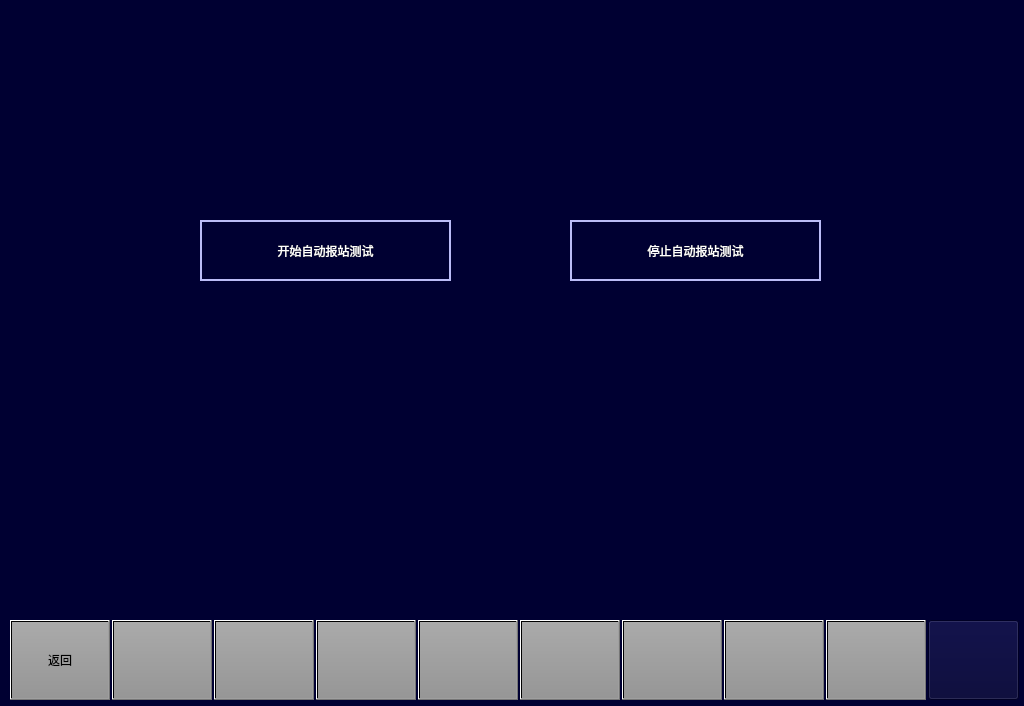
<?xml version="1.0" encoding="UTF-8"?>
<ui version="4.0">
 <class>MaintaincePISAutoTest</class>
 <widget class="QWidget" name="MaintaincePISAutoTest">
  <property name="geometry">
   <rect>
    <x>0</x>
    <y>0</y>
    <width>1024</width>
    <height>706</height>
   </rect>
  </property>
  <property name="windowTitle">
   <string>Form</string>
  </property>
  <property name="styleSheet">
   <string notr="true">background-color: rgb(0, 0, 50);</string>
  </property>
  <widget class="QPushButton" name="BTN1">
   <property name="geometry">
    <rect>
     <x>10</x>
     <y>620</y>
     <width>100</width>
     <height>80</height>
    </rect>
   </property>
   <property name="focusPolicy">
    <enum>Qt::NoFocus</enum>
   </property>
   <property name="styleSheet">
    <string notr="true">font: 20px, &quot;微软雅黑&quot;;color: black;transparent;background:qlineargradient(spread:pad,x1:0,y1:0,x2:0,y2:1,stop:0 rgba(170,170,170,255),stop:1 rgba(150,150,150,255));</string>
   </property>
   <property name="text">
    <string>返回</string>
   </property>
  </widget>
  <widget class="QPushButton" name="BTN5">
   <property name="geometry">
    <rect>
     <x>418</x>
     <y>620</y>
     <width>100</width>
     <height>80</height>
    </rect>
   </property>
   <property name="focusPolicy">
    <enum>Qt::NoFocus</enum>
   </property>
   <property name="styleSheet">
    <string notr="true">	font: 20px, &quot;微软雅黑&quot;;
    color: black;
	transparent;background:qlineargradient(spread:pad,x1:0,y1:0,x2:0,y2:1,stop:0 rgba(170,170,170,255),stop:1 rgba(150,150,150,255));
</string>
   </property>
   <property name="text">
    <string/>
   </property>
  </widget>
  <widget class="QPushButton" name="BTN7">
   <property name="geometry">
    <rect>
     <x>622</x>
     <y>620</y>
     <width>100</width>
     <height>80</height>
    </rect>
   </property>
   <property name="focusPolicy">
    <enum>Qt::NoFocus</enum>
   </property>
   <property name="styleSheet">
    <string notr="true">	font: 20px, &quot;微软雅黑&quot;;
    color: black;
	transparent;background:qlineargradient(spread:pad,x1:0,y1:0,x2:0,y2:1,stop:0 rgba(170,170,170,255),stop:1 rgba(150,150,150,255));
</string>
   </property>
   <property name="text">
    <string/>
   </property>
  </widget>
  <widget class="QPushButton" name="BTN4">
   <property name="geometry">
    <rect>
     <x>316</x>
     <y>620</y>
     <width>100</width>
     <height>80</height>
    </rect>
   </property>
   <property name="focusPolicy">
    <enum>Qt::NoFocus</enum>
   </property>
   <property name="styleSheet">
    <string notr="true">	font: 20px, &quot;微软雅黑&quot;;
    color: black;
	transparent;background:qlineargradient(spread:pad,x1:0,y1:0,x2:0,y2:1,stop:0 rgba(170,170,170,255),stop:1 rgba(150,150,150,255));
</string>
   </property>
   <property name="text">
    <string/>
   </property>
  </widget>
  <widget class="QPushButton" name="BTN9">
   <property name="geometry">
    <rect>
     <x>826</x>
     <y>620</y>
     <width>100</width>
     <height>80</height>
    </rect>
   </property>
   <property name="focusPolicy">
    <enum>Qt::NoFocus</enum>
   </property>
   <property name="styleSheet">
    <string notr="true">	font: 20px, &quot;微软雅黑&quot;;
    color: black;
	transparent;background:qlineargradient(spread:pad,x1:0,y1:0,x2:0,y2:1,stop:0 rgba(170,170,170,255),stop:1 rgba(150,150,150,255));
</string>
   </property>
   <property name="text">
    <string/>
   </property>
  </widget>
  <widget class="QPushButton" name="BTN3">
   <property name="geometry">
    <rect>
     <x>214</x>
     <y>620</y>
     <width>100</width>
     <height>80</height>
    </rect>
   </property>
   <property name="focusPolicy">
    <enum>Qt::NoFocus</enum>
   </property>
   <property name="styleSheet">
    <string notr="true">	font: 20px, &quot;微软雅黑&quot;;
    color: black;
	transparent;background:qlineargradient(spread:pad,x1:0,y1:0,x2:0,y2:1,stop:0 rgba(170,170,170,255),stop:1 rgba(150,150,150,255));
</string>
   </property>
   <property name="text">
    <string/>
   </property>
  </widget>
  <widget class="QPushButton" name="BTN8">
   <property name="geometry">
    <rect>
     <x>724</x>
     <y>620</y>
     <width>100</width>
     <height>80</height>
    </rect>
   </property>
   <property name="focusPolicy">
    <enum>Qt::NoFocus</enum>
   </property>
   <property name="styleSheet">
    <string notr="true">	font: 20px, &quot;微软雅黑&quot;;
    color: black;
	transparent;background:qlineargradient(spread:pad,x1:0,y1:0,x2:0,y2:1,stop:0 rgba(170,170,170,255),stop:1 rgba(150,150,150,255));
</string>
   </property>
   <property name="text">
    <string/>
   </property>
  </widget>
  <widget class="QPushButton" name="BTN6">
   <property name="geometry">
    <rect>
     <x>520</x>
     <y>620</y>
     <width>100</width>
     <height>80</height>
    </rect>
   </property>
   <property name="focusPolicy">
    <enum>Qt::NoFocus</enum>
   </property>
   <property name="styleSheet">
    <string notr="true">	font: 20px, &quot;微软雅黑&quot;;
    color: black;
	transparent;background:qlineargradient(spread:pad,x1:0,y1:0,x2:0,y2:1,stop:0 rgba(170,170,170,255),stop:1 rgba(150,150,150,255));
</string>
   </property>
   <property name="text">
    <string/>
   </property>
  </widget>
  <widget class="QPushButton" name="BTN2">
   <property name="geometry">
    <rect>
     <x>112</x>
     <y>620</y>
     <width>100</width>
     <height>80</height>
    </rect>
   </property>
   <property name="focusPolicy">
    <enum>Qt::NoFocus</enum>
   </property>
   <property name="styleSheet">
    <string notr="true">font: 20px, &quot;微软雅黑&quot;;color: black;transparent;background:qlineargradient(spread:pad,x1:0,y1:0,x2:0,y2:1,stop:0 rgba(170,170,170,255),stop:1 rgba(150,150,150,255));</string>
   </property>
   <property name="text">
    <string/>
   </property>
  </widget>
  <widget class="QPushButton" name="BTNHome">
   <property name="geometry">
    <rect>
     <x>928</x>
     <y>620</y>
     <width>91</width>
     <height>80</height>
    </rect>
   </property>
   <property name="focusPolicy">
    <enum>Qt::NoFocus</enum>
   </property>
   <property name="styleSheet">
    <string notr="true">border-image: url(:/images/image/Home.png);</string>
   </property>
   <property name="text">
    <string/>
   </property>
  </widget>
  <widget class="QPushButton" name="BTNStartTest">
   <property name="geometry">
    <rect>
     <x>200</x>
     <y>220</y>
     <width>251</width>
     <height>61</height>
    </rect>
   </property>
   <property name="whatsThis">
    <string>1</string>
   </property>
   <property name="styleSheet">
    <string notr="true">border:2px solid rgb(187,188,247);
color: rgb(255, 255, 255);
font:20px &quot;微软雅黑&quot;;
</string>
   </property>
   <property name="text">
    <string>开始自动报站测试</string>
   </property>
  </widget>
  <widget class="QPushButton" name="BTNStopTest">
   <property name="geometry">
    <rect>
     <x>570</x>
     <y>220</y>
     <width>251</width>
     <height>61</height>
    </rect>
   </property>
   <property name="whatsThis">
    <string>2</string>
   </property>
   <property name="styleSheet">
    <string notr="true">border:2px solid rgb(187,188,247);
color: rgb(255, 255, 255);
font:20px &quot;微软雅黑&quot;;
</string>
   </property>
   <property name="text">
    <string>停止自动报站测试</string>
   </property>
  </widget>
 </widget>
 <resources/>
 <connections/>
</ui>
